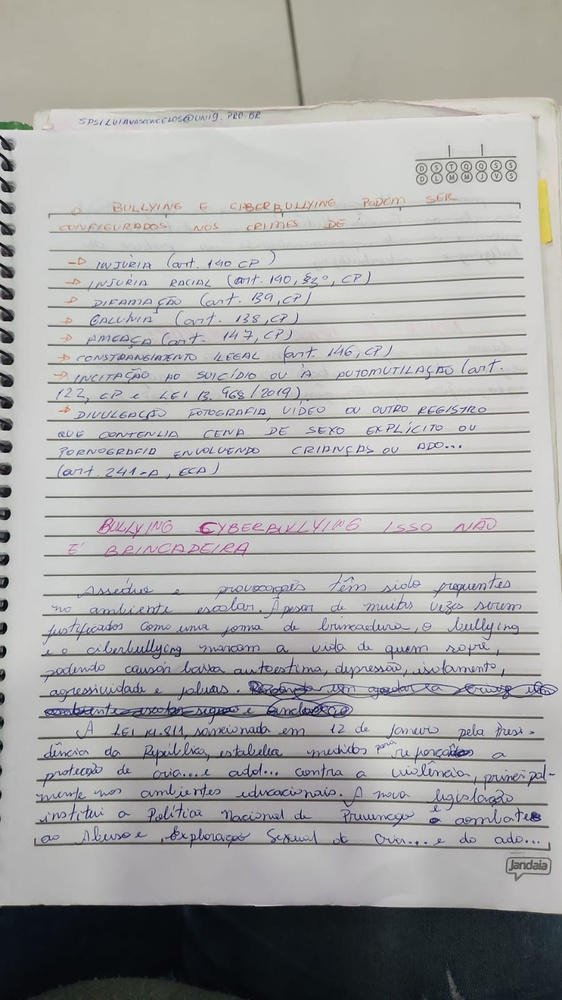
#> input picture img/3.jpeg, 562 x 1000 px, shrunk from 899 x 1599 before the run, given in place of img, which was not available
$ python ocr_extractor.py img
#> lines starting #> are read from the running program, lines starting #| are printed output that depends on the picture; after the words box and inside, x2 and y2 are one past the last pixel; in counts of white or black regions, pixels touching at a corner belong together
#!/usr/bin/env python3
"""
OCR Text Extractor
==================
Script para extrair texto de imagens usando OCR (Optical Character Recognition)
Suporta múltiplos formatos de imagem e pré-processamento para melhor precisão.
"""

import cv2
import numpy as np
import pytesseract
from PIL import Image
import argparse
import os
import sys
from pathlib import Path

class OCRExtractor:
    def __init__(self, language='por'):
        """
        Inicializa o extrator OCR

        Args:
            language (str): Idioma para OCR (padrão: 'por' para português)
        """
        self.language = language

    def preprocess_image(self, image_path):
        """
        Pré-processa a imagem para melhorar a precisão do OCR

        Args:
            image_path (str): Caminho para a imagem

        Returns:
            numpy.ndarray: Imagem pré-processada
        """
        # Carrega a imagem
        img = cv2.imread(image_path)

        if img is None:
            raise ValueError(f"Não foi possível carregar a imagem: {image_path}")

        # Converte para escala de cinza
        gray = cv2.cvtColor(img, cv2.COLOR_BGR2GRAY)

        # Aplica filtro gaussiano para reduzir ruído
        blurred = cv2.GaussianBlur(gray, (5, 5), 0)

        # Aplica threshold adaptativo
        thresh = cv2.adaptiveThreshold(
            blurred, 255, cv2.ADAPTIVE_THRESH_GAUSSIAN_C, cv2.THRESH_BINARY, 11, 2
        )

        # Aplica operações morfológicas para limpar a imagem
        kernel = np.ones((1, 1), np.uint8)
        cleaned = cv2.morphologyEx(thresh, cv2.MORPH_CLOSE, kernel)

        return cleaned

    def extract_text_from_image(self, image_path, preprocess=True):
        """
        Extrai texto de uma imagem usando OCR

        Args:
            image_path (str): Caminho para a imagem
            preprocess (bool): Se deve aplicar pré-processamento

        Returns:
            str: Texto extraído da imagem
        """
        try:
            if preprocess:
                # Usa imagem pré-processada
                processed_img = self.preprocess_image(image_path)
                # Converte numpy array para PIL Image
                pil_img = Image.fromarray(processed_img)
            else:
                # Usa imagem original
                pil_img = Image.open(image_path)

            # Configurações do Tesseract para melhor precisão
            config = f'--oem 3 --psm 6 -l {self.language}'

            # Extrai texto
            text = pytesseract.image_to_string(pil_img, config=config)

            return text.strip()

        except Exception as e:
            return f"Erro ao processar {image_path}: {str(e)}"

    def extract_text_from_multiple_images(self, image_paths, preprocess=True):
        """
        Extrai texto de múltiplas imagens

        Args:
            image_paths (list): Lista de caminhos para as imagens
            preprocess (bool): Se deve aplicar pré-processamento

        Returns:
            dict: Dicionário com {caminho_da_imagem: texto_extraído}
        """
        results = {}

        for image_path in image_paths:
            print(f"Processando: {image_path}")
            text = self.extract_text_from_image(image_path, preprocess)
            results[image_path] = text

        return results

    def save_text_to_file(self, text, output_path):
        """
        Salva texto extraído em arquivo

        Args:
            text (str): Texto a ser salvo
            output_path (str): Caminho do arquivo de saída
        """
        try:
            with open(output_path, 'w', encoding='utf-8') as f:
                f.write(text)
            print(f"Texto salvo em: {output_path}")
        except Exception as e:
            print(f"Erro ao salvar arquivo: {str(e)}")

def main():
    parser = argparse.ArgumentParser(description='Extrai texto de imagens usando OCR')
    parser.add_argument('images', nargs='+', help='Caminho(s) para a(s) imagem(ns)')
    parser.add_argument('-o', '--output', help='Arquivo de saída para o texto')
    parser.add_argument('-l', '--language', default='por', help='Idioma para OCR (padrão: por)')
    parser.add_argument('--no-preprocess', action='store_true',
                       help='Desabilita pré-processamento da imagem')
    parser.add_argument('--verbose', '-v', action='store_true',
                       help='Mostra informações detalhadas')

    args = parser.parse_args()

    # Verifica se as imagens existem
    valid_images = []
    for img_path in args.images:
        if os.path.exists(img_path):
            valid_images.append(img_path)
        else:
            print(f"Aviso: Imagem não encontrada: {img_path}")

    if not valid_images:
        print("Nenhuma imagem válida encontrada!")
        return

    # Inicializa o extrator OCR
    extractor = OCRExtractor(language=args.language)

    # Processa as imagens
    all_text = []

    for i, img_path in enumerate(valid_images, 1):
        if args.verbose:
            print(f"\n--- Processando imagem {i}/{len(valid_images)}: {img_path} ---")

        text = extractor.extract_text_from_image(img_path, not args.no_preprocess)
#> in preprocess_image, img is the input picture: shape (1000, 562, 3); mean B, G, R 165.5, 166.9, 167.2
#> in preprocess_image, `thresh = cv2.adaptiveThreshold( blurred, 255, cv2.ADAPTIVE_THRESH_GAUS..`:
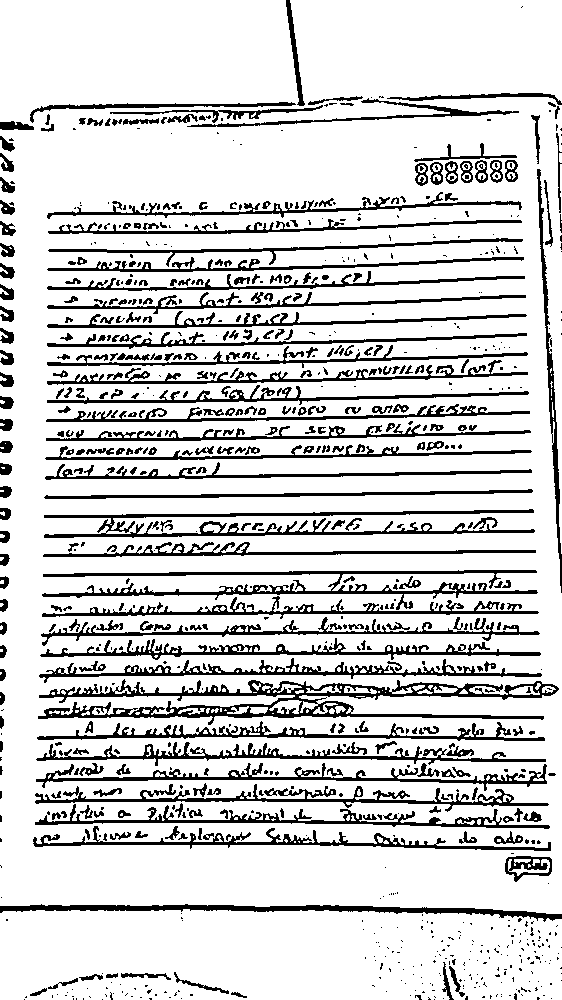
#> thresh: shape (1000, 562); 82.3% white; 835 black regions (494 under 20 px), largest, box (x1, y1, x2, y2) and area: (38, 679, 559, 725) 6672, (42, 570, 538, 610) 3985, (44, 509, 535, 538) 3899

        if args.verbose:
            print(f"Texto extraído:\n{text}\n")

        all_text.append(f"=== IMAGEM {i}: {img_path} ===\n{text}\n")

    # Combina todo o texto
    combined_text = "\n".join(all_text)

    # Salva ou exibe o resultado
    if args.output:
        extractor.save_text_to_file(combined_text, args.output)
    else:
        print("\n" + "="*50)
        print("TEXTO EXTRAÍDO DAS IMAGENS:")
        print("="*50)
        print(combined_text)

if __name__ == "__main__":
    main()

$ run again, on img/4.jpeg
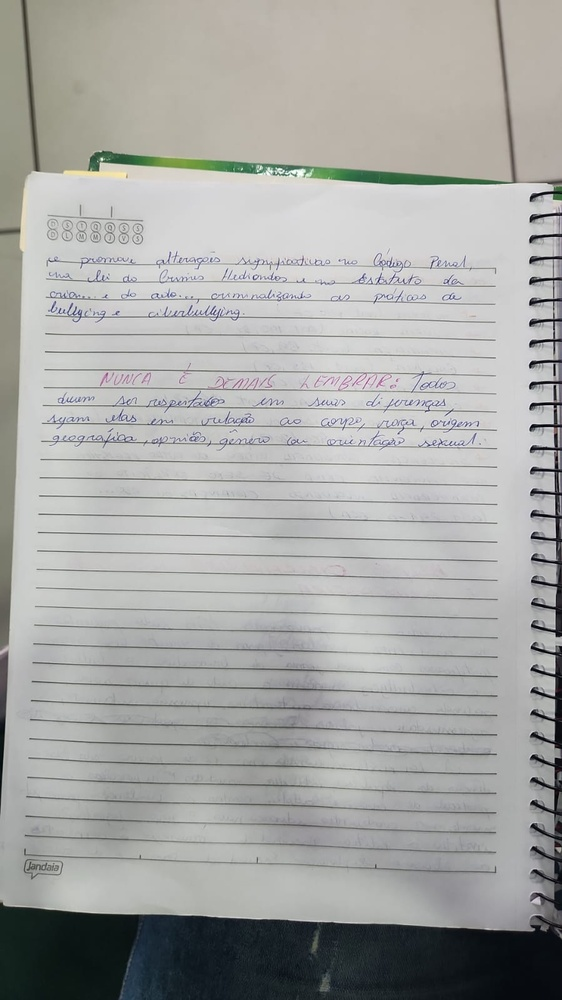
#> input picture img/4.jpeg, 562 x 1000 px, shrunk from 899 x 1599 before the run, given in place of img, which was not available
#> in preprocess_image, img is the input picture: shape (1000, 562, 3); mean B, G, R 164.8, 167.1, 166.5
#> in preprocess_image, `thresh = cv2.adaptiveThreshold( blurred, 255, cv2.ADAPTIVE_THRESH_GAUS..`:
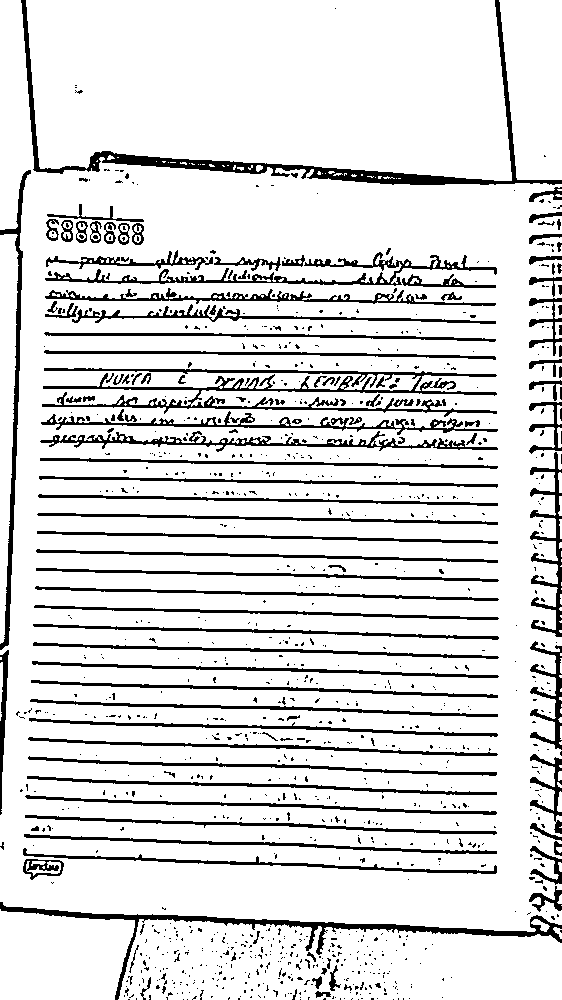
#> thresh: shape (1000, 562); 86.2% white; 1051 black regions (910 under 20 px), largest, box (x1, y1, x2, y2) and area: (21, 0, 562, 185) 5628, (42, 368, 497, 417) 5164, (0, 902, 562, 1000) 3709

$ run again, on img/5.jpeg
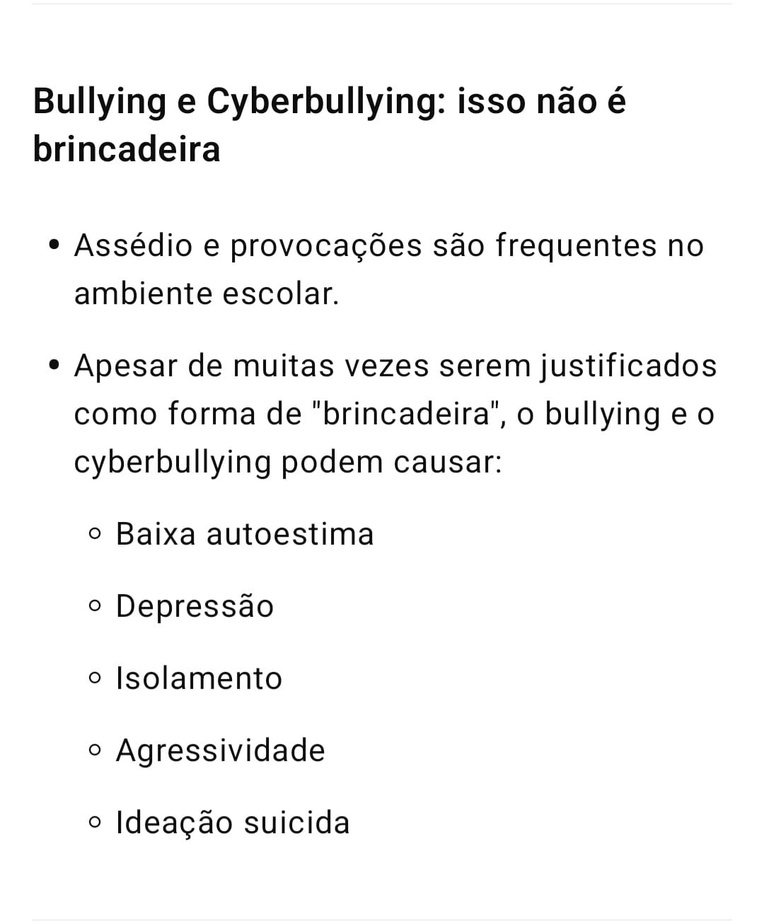
#> input picture img/5.jpeg, 764 x 923 px, shrunk from 1080 x 1305 before the run, given in place of img, which was not available
#> in preprocess_image, img is the input picture: shape (923, 764, 3); min 0, max 255, mean 244.4
#> in preprocess_image, `blurred = cv2.GaussianBlur(gray, (5, 5), 0)`:
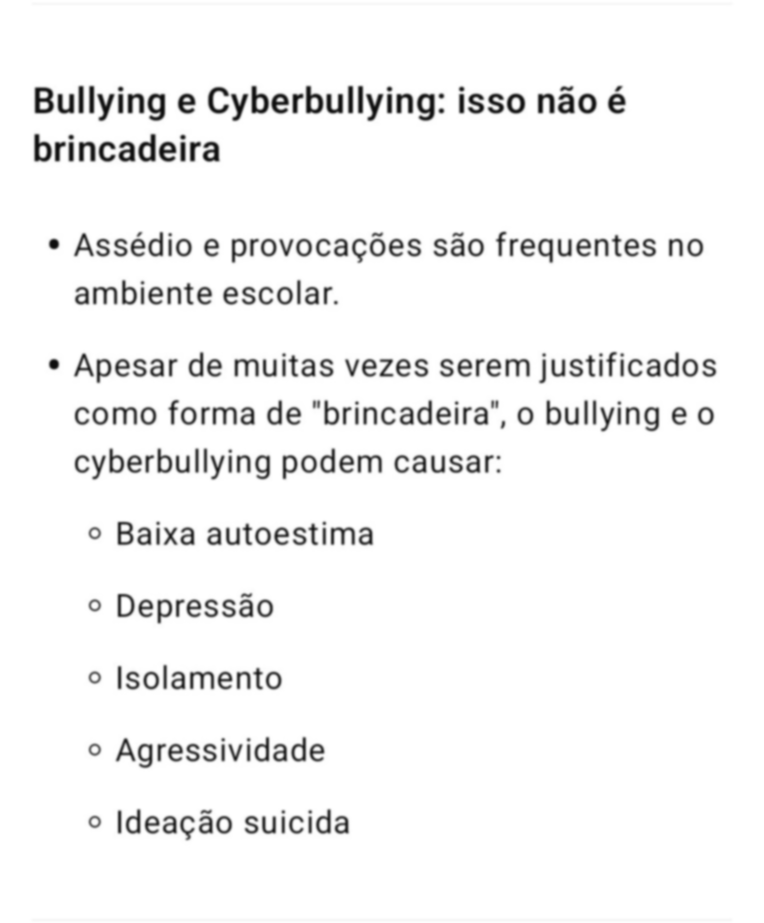
#> blurred: shape (923, 764); min 12, max 255, mean 244.4
#> in preprocess_image, `thresh = cv2.adaptiveThreshold( blurred, 255, cv2.ADAPTIVE_THRESH_GAUS..`:
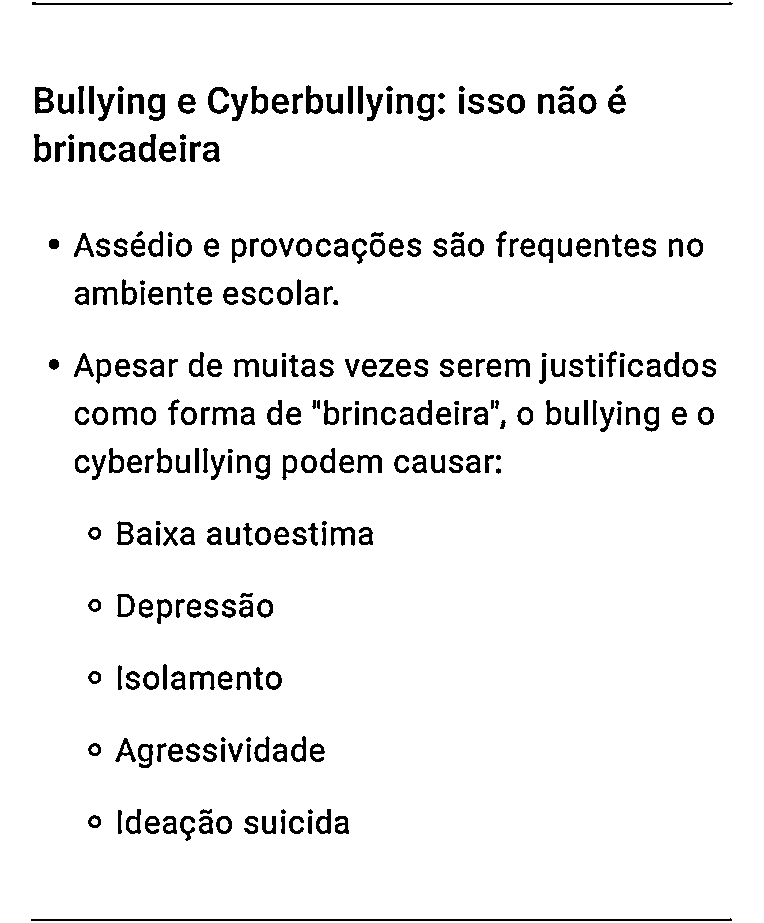
#> thresh: shape (923, 764); 94.2% white; 291 black regions (16 under 20 px), largest, box (x1, y1, x2, y2) and area: (32, 2, 733, 5) 1407, (31, 918, 732, 921) 1403, (35, 87, 54, 114) 321
